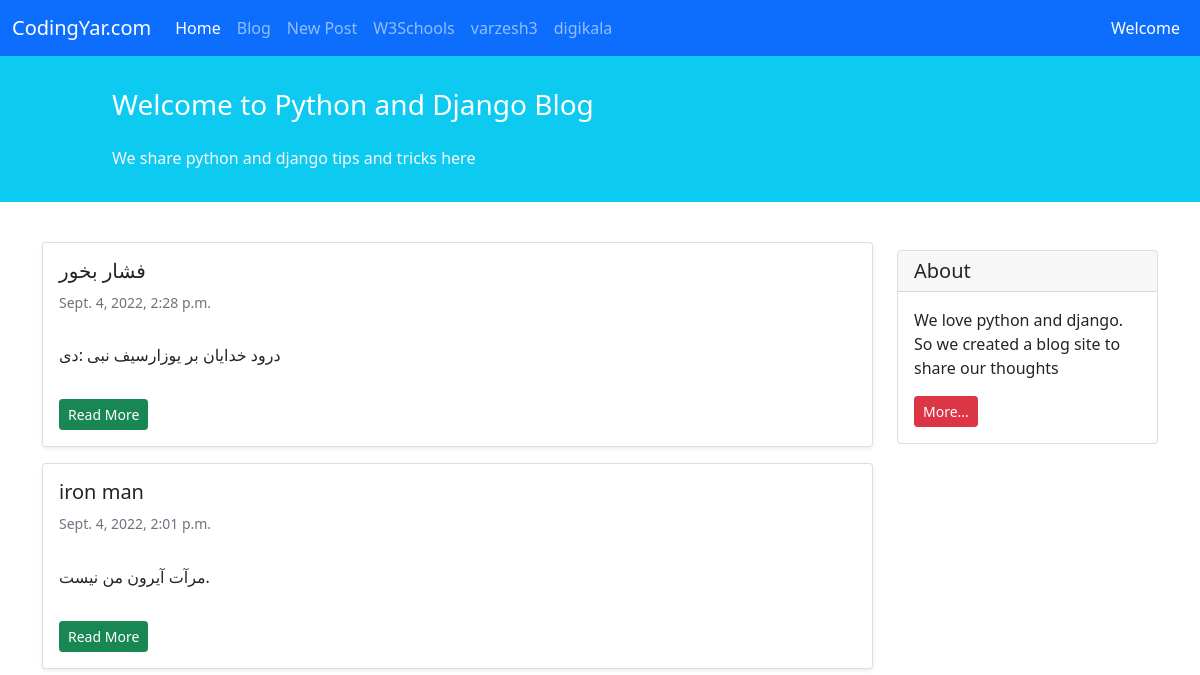
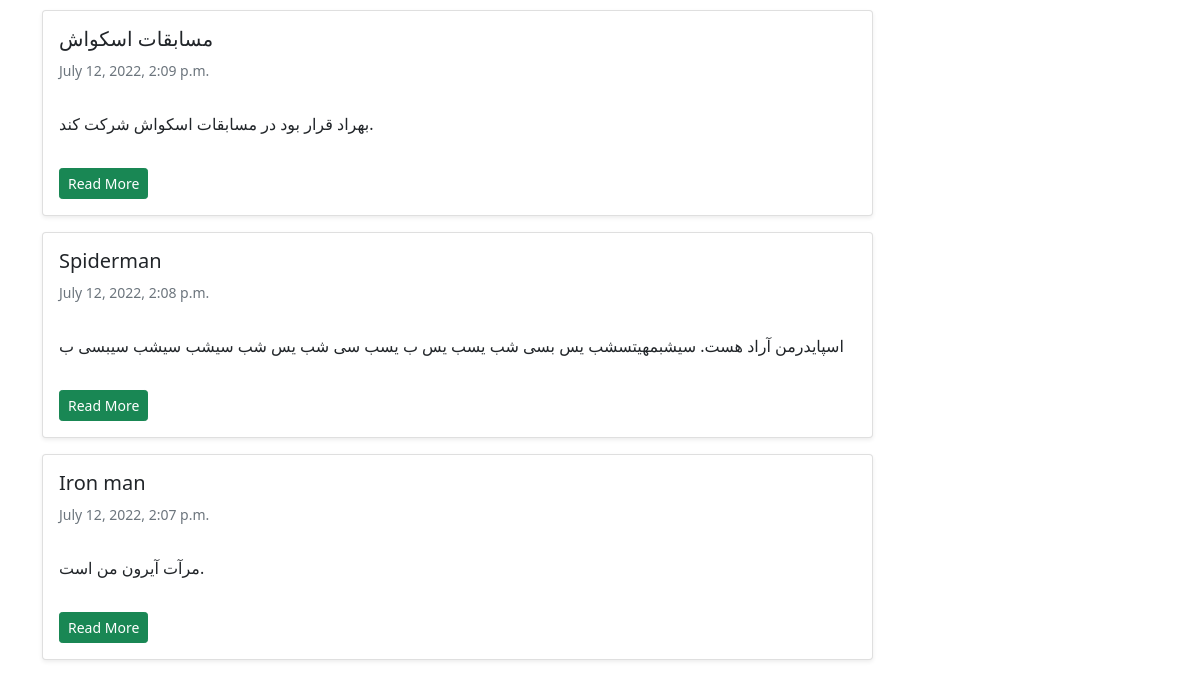
Before: /blog/ with the older database file (2 pictures, top to bottom).
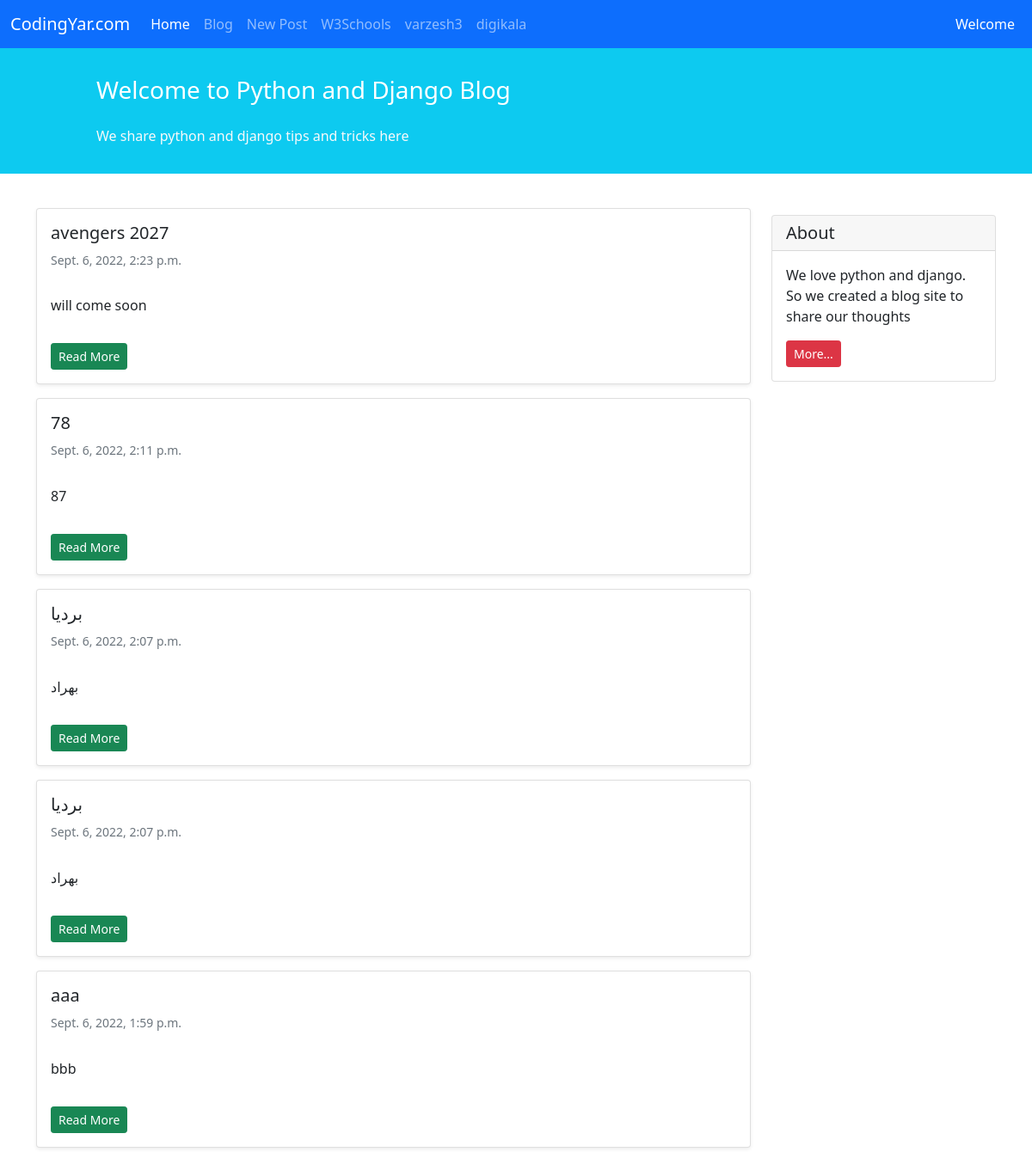
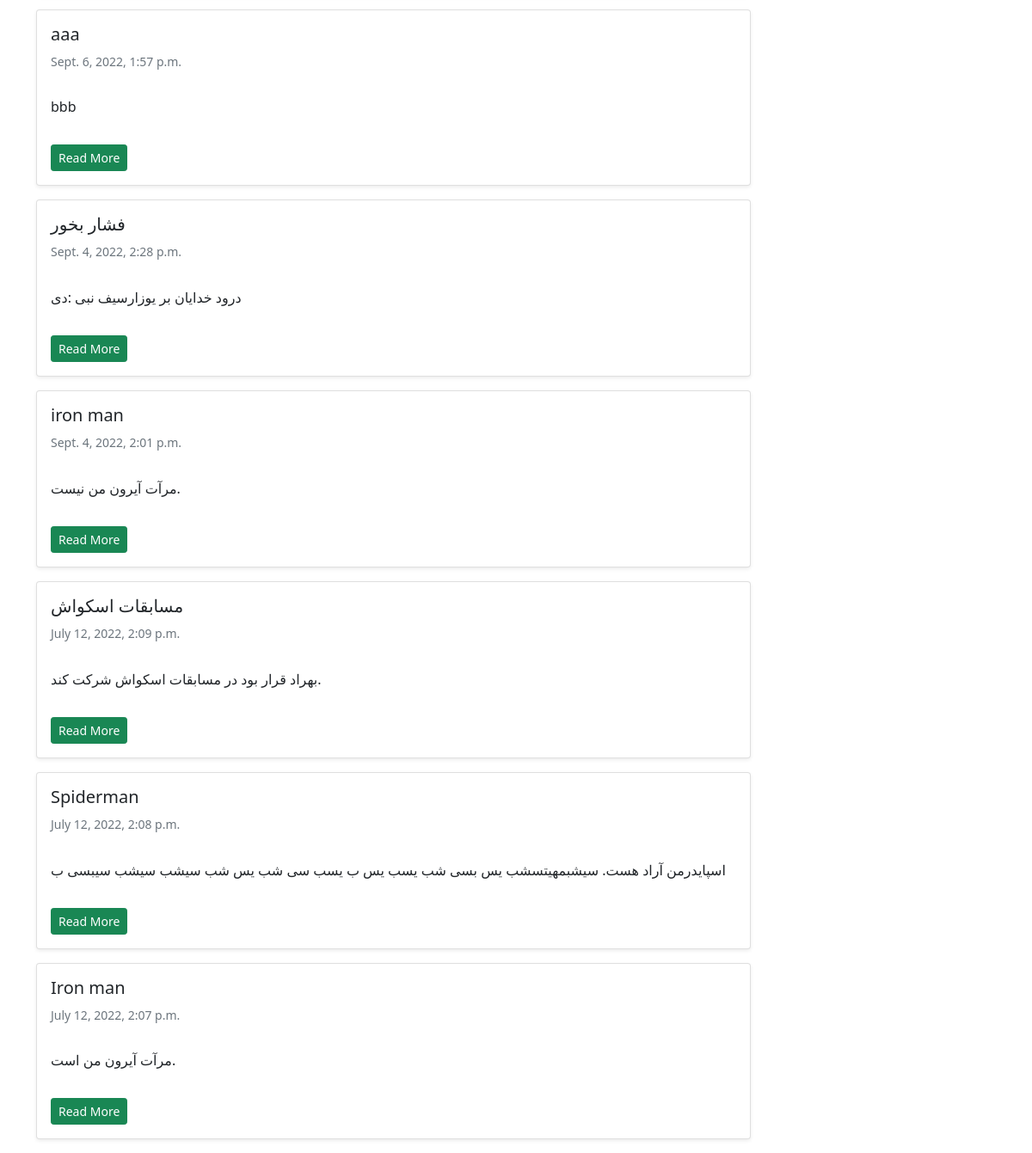
After: the same page with the newer database file (2 pictures, top to bottom).
### blog/models.py (models this page shows, shortened)
class Post(models.Model):
    STATUS_CHOICES = (
        ('pub', 'published'),
        ('drf', 'draft'),
    )
    title = models.CharField(max_length=100)
    text = models.TextField()
    author = models.ForeignKey('auth.user', on_delete=models.CASCADE)
    date_created = models.DateTimeField(auto_now_add=True)
    date_modified = models.DateTimeField(auto_now=True)
    status = models.CharField(choices=STATUS_CHOICES, max_length=3)

### blog/views.py (the view)
# urls.py: path('', views.show_blog, name='blog'),
def show_blog(request):
    context = {'posts': Post.objects.filter(status='pub').order_by('-date_modified')}
    return render(request, 'blog/index.html', context)

### blog/templates/blog/index.html (shortened to what this page needs)
{% extends '_base.html' %}
{% block main_body %}
<div class="container mt-4">
    <div class="row">
        <div class="col-9">
            {% for post in posts %}
            <div class="card shadow-sm my-3">
                <div class="card-body">
                    <h5 class="card-title"> {{ post.title }} </h5>
                    <h6 class="card-subtitle mb-2 text-muted small py-2"> {{ post.date_created }} </h6>
                    <p class="card-text py-3">
                        {{ post.text }}
                    </p>
                    <a href="/blog/{{post.id}}" class="btn btn-sm btn-success">Read More</a>
                </div>
            </div>
            {% endfor %}
        </div>
        <div class="col-3">
                <div class="card my-4">
                    <h5 class="card-header">About</h5>
                    <div class="card-body">
                        <p class="card-text">We love python and django. So we created a blog site to share our
                            thoughts</p>
                        <a href="{% url 'more' %}"
                           class="btn btn-sm btn-danger">
                            More...
                        </a>
                    </div>
                </div>
        </div>
    </div>
</div>
{% endblock main_body %}

Changed rows visible on the page:
added Post: title "avengers 2027", date_created "Sept. 6, 2022, 2:23 p.m.", text "will come soon"
added Post: title "78", date_created "Sept. 6, 2022, 2:11 p.m.", text "87"
added Post: title "بردیا", date_created "Sept. 6, 2022, 2:07 p.m.", text "بهراد"
added Post: title "بردیا", date_created "Sept. 6, 2022, 2:07 p.m.", text "بهراد"
added Post: title "aaa", date_created "Sept. 6, 2022, 1:59 p.m.", text "bbb"
added Post: title "aaa", date_created "Sept. 6, 2022, 1:57 p.m.", text "bbb"
